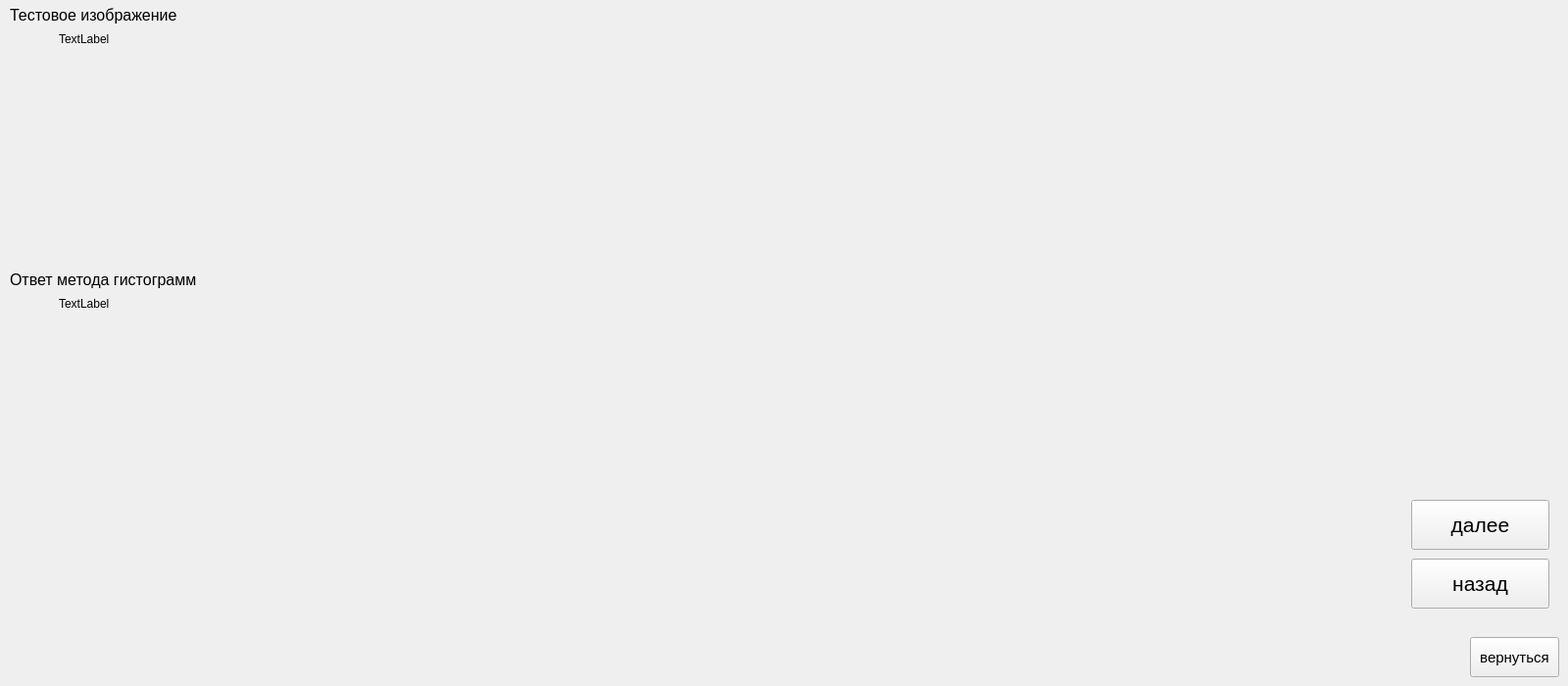
<?xml version="1.0" encoding="UTF-8"?>
<ui version="4.0">
 <class>histogramMethod</class>
 <widget class="QWidget" name="histogramMethod">
  <property name="geometry">
   <rect>
    <x>0</x>
    <y>0</y>
    <width>1600</width>
    <height>700</height>
   </rect>
  </property>
  <property name="windowTitle">
   <string>Form</string>
  </property>
  <widget class="QPushButton" name="exitButton">
   <property name="geometry">
    <rect>
     <x>1500</x>
     <y>650</y>
     <width>91</width>
     <height>41</height>
    </rect>
   </property>
   <property name="font">
    <font>
     <pointsize>11</pointsize>
    </font>
   </property>
   <property name="text">
    <string>вернуться</string>
   </property>
  </widget>
  <widget class="QPushButton" name="prevImageButton">
   <property name="geometry">
    <rect>
     <x>1440</x>
     <y>570</y>
     <width>141</width>
     <height>51</height>
    </rect>
   </property>
   <property name="font">
    <font>
     <pointsize>16</pointsize>
    </font>
   </property>
   <property name="text">
    <string>назад</string>
   </property>
  </widget>
  <widget class="QPushButton" name="nextImageButton">
   <property name="geometry">
    <rect>
     <x>1440</x>
     <y>510</y>
     <width>141</width>
     <height>51</height>
    </rect>
   </property>
   <property name="font">
    <font>
     <pointsize>16</pointsize>
    </font>
   </property>
   <property name="text">
    <string>далее</string>
   </property>
  </widget>
  <widget class="QLabel" name="test_image">
   <property name="geometry">
    <rect>
     <x>60</x>
     <y>30</y>
     <width>63</width>
     <height>20</height>
    </rect>
   </property>
   <property name="text">
    <string>TextLabel</string>
   </property>
  </widget>
  <widget class="QLabel" name="answer_image">
   <property name="geometry">
    <rect>
     <x>60</x>
     <y>300</y>
     <width>63</width>
     <height>20</height>
    </rect>
   </property>
   <property name="text">
    <string>TextLabel</string>
   </property>
  </widget>
  <widget class="QWidget" name="histogramWidget" native="true">
   <property name="geometry">
    <rect>
     <x>280</x>
     <y>30</y>
     <width>1150</width>
     <height>670</height>
    </rect>
   </property>
  </widget>
  <widget class="QLabel" name="label_6">
   <property name="geometry">
    <rect>
     <x>10</x>
     <y>270</y>
     <width>251</width>
     <height>31</height>
    </rect>
   </property>
   <property name="font">
    <font>
     <pointsize>12</pointsize>
    </font>
   </property>
   <property name="text">
    <string>Ответ метода гистограмм</string>
   </property>
  </widget>
  <widget class="QLabel" name="label_5">
   <property name="geometry">
    <rect>
     <x>10</x>
     <y>0</y>
     <width>221</width>
     <height>31</height>
    </rect>
   </property>
   <property name="font">
    <font>
     <pointsize>12</pointsize>
    </font>
   </property>
   <property name="text">
    <string>Тестовое изображение</string>
   </property>
  </widget>
 </widget>
 <resources/>
 <connections/>
</ui>
